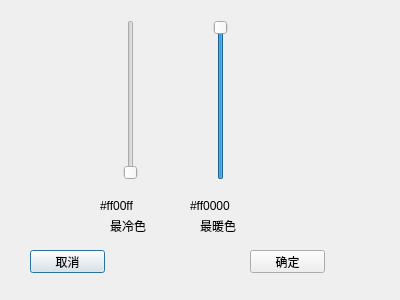
<?xml version="1.0" encoding="UTF-8"?>
<ui version="4.0">
 <class>ColorSetDialog</class>
 <widget class="QDialog" name="ColorSetDialog">
  <property name="geometry">
   <rect>
    <x>0</x>
    <y>0</y>
    <width>400</width>
    <height>300</height>
   </rect>
  </property>
  <property name="windowTitle">
   <string>Dialog</string>
  </property>
  <widget class="QLabel" name="label">
   <property name="geometry">
    <rect>
     <x>110</x>
     <y>220</y>
     <width>54</width>
     <height>12</height>
    </rect>
   </property>
   <property name="text">
    <string>最冷色</string>
   </property>
  </widget>
  <widget class="QLabel" name="label_1">
   <property name="geometry">
    <rect>
     <x>200</x>
     <y>220</y>
     <width>54</width>
     <height>12</height>
    </rect>
   </property>
   <property name="text">
    <string>最暖色</string>
   </property>
  </widget>
  <widget class="QLabel" name="label_cool">
   <property name="geometry">
    <rect>
     <x>100</x>
     <y>200</y>
     <width>54</width>
     <height>12</height>
    </rect>
   </property>
   <property name="text">
    <string>#ff00ff</string>
   </property>
  </widget>
  <widget class="QLabel" name="label_warm">
   <property name="geometry">
    <rect>
     <x>190</x>
     <y>200</y>
     <width>54</width>
     <height>12</height>
    </rect>
   </property>
   <property name="text">
    <string>#ff0000</string>
   </property>
  </widget>
  <widget class="QPushButton" name="pushButton_cancel">
   <property name="geometry">
    <rect>
     <x>30</x>
     <y>250</y>
     <width>75</width>
     <height>23</height>
    </rect>
   </property>
   <property name="text">
    <string>取消</string>
   </property>
  </widget>
  <widget class="QPushButton" name="pushButton_ok">
   <property name="geometry">
    <rect>
     <x>250</x>
     <y>250</y>
     <width>75</width>
     <height>23</height>
    </rect>
   </property>
   <property name="text">
    <string>确定</string>
   </property>
  </widget>
  <widget class="XGradientSlider" name="Slider_cool">
   <property name="geometry">
    <rect>
     <x>120</x>
     <y>20</y>
     <width>22</width>
     <height>160</height>
    </rect>
   </property>
   <property name="orientation">
    <enum>Qt::Vertical</enum>
   </property>
  </widget>
  <widget class="XGradientSlider" name="Slider_warm">
   <property name="geometry">
    <rect>
     <x>210</x>
     <y>20</y>
     <width>22</width>
     <height>160</height>
    </rect>
   </property>
   <property name="value">
    <number>99</number>
   </property>
   <property name="orientation">
    <enum>Qt::Vertical</enum>
   </property>
  </widget>
 </widget>
 <customwidgets>
  <customwidget>
   <class>XGradientSlider</class>
   <extends>QSlider</extends>
   <header location="global">xgradientslider.hpp</header>
  </customwidget>
 </customwidgets>
 <resources/>
 <connections/>
</ui>
